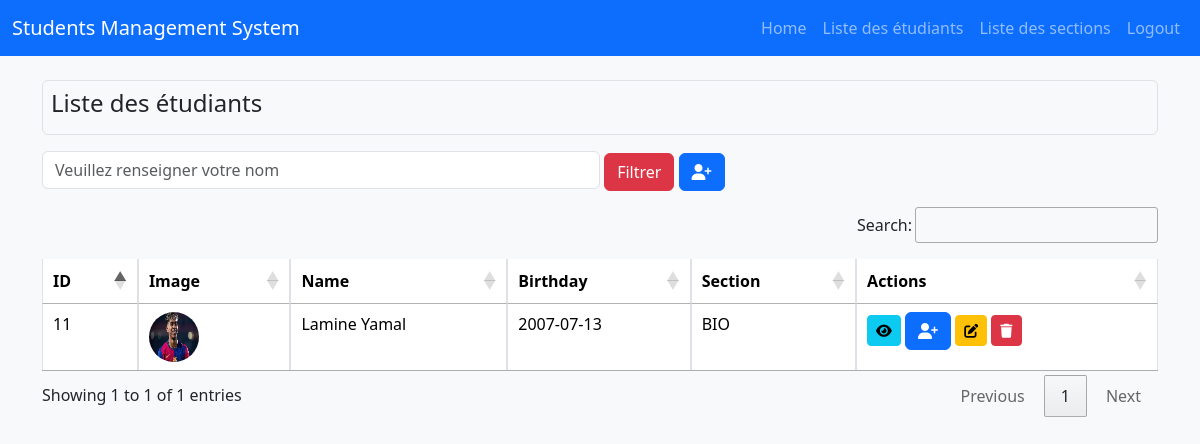
Page /views/listeEtudiants.php?name=Lamine Yamal (signed in) on the committed database.
### tables this page shows
CREATE TABLE `students` (
  `id` int NOT NULL,
  `name` varchar(100) NOT NULL,
  `birthday` date NOT NULL,
  `image` varchar(255) DEFAULT NULL,
  `section_id` int DEFAULT NULL
);

CREATE TABLE `sections` (
  `id` int NOT NULL,
  `designation` varchar(100) NOT NULL,
  `description` text
);

### config/db.php (called while the page is built, shortened)
<?php
class ConnexionDB
{
    private static $bdd = null;
    private function __construct()
    {
        $charset = 'utf8mb4';
        $dsn = "mysql:host=" . DB_HOST . ";dbname=" . DB_NAME . ";charset=$charset";
        $options = [
            PDO::ATTR_ERRMODE            => PDO::ERRMODE_EXCEPTION,
            PDO::ATTR_DEFAULT_FETCH_MODE => PDO::FETCH_ASSOC,
        ];
        try {
            self::$bdd = new PDO($dsn, DB_USER, DB_PASS, $options);
        } catch (\PDOException $e) {
            throw new \PDOException($e->getMessage(), (int)$e->getCode());
        }
    }
    public static function getInstance()
    {
        return self::$bdd;
    }
}

### classes/Repository.php (called while the page is built, shortened)
<?php
require_once '../config/db.php';
abstract class Repository implements IRepository {
    public function __construct($table) {
        $this->db = ConnexionDB::getInstance();
    }
}

### classes/StudentRepository.php (called while the page is built, shortened)
<?php
require_once "Repository.php";
class StudentRepository extends Repository{
    private $query = "SELECT students.id, students.name, students.birthday, students.image, sections.designation AS section, sections.id AS section_id
                        FROM students
                        JOIN sections ON students.section_id = sections.id";
    public function findByName($name) {
        $stmt = $this->query . " WHERE students.name LIKE :name";
        $response = $this->db->prepare($stmt);
        $response->execute(['name' => '%' . $name . '%']);
        return $response->fetchAll();
    }
}

### views/listeEtudiants.php (the view, shortened to what this page needs)
<!DOCTYPE html>
<html lang="fr">
<?php
require_once '../config/db.php';
require_once '../classes/StudentRepository.php';
$studentRepo = new StudentRepository();
if (isset($_GET['name']) && !empty($_GET['name'])) {
    $name = $_GET['name'];
    $students = $studentRepo->findByName($name);
} else {
    $students = $studentRepo->findAll();
}
$isAdmin = isset($_SESSION['role']) && $_SESSION['role'] === 'admin';
?>
<head>
    <link href="https://cdn.jsdelivr.net/npm/bootstrap@5.3.2/dist/css/bootstrap.min.css" rel="stylesheet">
    <link rel="stylesheet" href="https://cdn.datatables.net/1.13.4/css/jquery.dataTables.min.css">
    <link rel="stylesheet" href="style.css">
    <link rel="stylesheet" href="https://cdnjs.cloudflare.com/ajax/libs/font-awesome/6.4.2/css/all.min.css">
</head>
<body>
    <nav class="navbar navbar-expand-lg navbar-dark bg-primary">
        <div class="container-fluid">
            <a class="navbar-brand" href="#">Students Management System</a>
            <div class="collapse navbar-collapse" id="navbarNav">
                <ul class="navbar-nav ms-auto">
                    <li class="nav-item"><a class="nav-link" href="home.php">Home</a></li>
                    <li class="nav-item"><a class="nav-link" href="listeEtudiants.php">Liste des étudiants</a></li>
                    <li class="nav-item"><a class="nav-link" href="listeSections.php">Liste des sections</a></li>
                    <li class="nav-item"><a class="nav-link" href="login.php">Logout</a></li>
                </ul>
            </div>
        </div>
    </nav>
    <div class="container mt-4">
        <div class="container p-2 my-3
         border rounded bg-light">
            <h4>Liste des étudiants</h4>
        </div>
        <div class="mb-3">
            <input id="filterName" type="text" class="form-control d-inline-block w-50" placeholder="Veuillez renseigner votre nom">
            <button class="btn btn-danger" id="filterButton">Filtrer</button>
            <?php if ($isAdmin): ?>
                <a class="btn btn-primary" href="addStudent.php"><i class="fas fa-user-plus"></i></a>
            <?php endif; ?>
        </div>
        <table id="studentsTable" class="table pt-3 table-bordered table-hover">
            <thead>
                <tr>
                    <th>ID</th>
                    <th>Image</th>
                    <th>Name</th>
                    <th>Birthday</th>
                    <th>Section</th>
                    <th>Actions</th>
                </tr>
            </thead>
            <tbody>
                <?php foreach ($students as $student): ?>
                    <tr>
                        <td><?php echo $student['id']; ?></td>
                        <td><img src="<?php echo "../uploads/" . $student['image']; ?>" class="rounded-circle" width="50" height="50"></td>
                        <td><?php echo $student['name']; ?></td>
                        <td><?php echo $student['birthday']; ?></td>
                        <td><?php echo $student['section']; ?></td>
                        <td>
                            <a class="btn btn-info btn-sm" href="profile.php?id=<?php echo $student['id']; ?>&name=<?php echo urlencode($student['name']); ?>&birthday=<?php echo $student['birthday']; ?>&section=<?php echo $student['section_id']; ?>&image=<?php echo $student['image']; ?>"><i class="fas fa-eye"></i></a>
                            <?php if ($isAdmin): ?>
                                <a class="btn btn-primary" href="addStudent.php"><i class="fas fa-user-plus"></i></a>
                                <a class="btn btn-warning btn-sm" href="editStudent.php?id=<?php echo $student['id']; ?>&name=<?php echo urlencode($student['name']); ?>&birthday=<?php echo $student['birthday']; ?>&section=<?php echo $student['section_id']; ?>"><i class="fas fa-edit"></i></a>
                            <a class="btn btn-danger btn-sm" href="deleteStudent.php?id=<?php echo $student['id']; ?>" onclick="return confirm('Are you sure you want to delete this student?');"><i class="fas fa-trash"></i></a>
                            <?php endif; ?>
                        </td>
                    </tr>
                <?php endforeach; ?>
            </tbody>
        </table>
    </div>
</body>
</html>

### views/style.css (style rules this page uses)
body { background-color: #f8f9fa; }

### rows in the picture
students: id "11", image (picture), name "Lamine Yamal", birthday "2007-07-13", section.designation "BIO"
